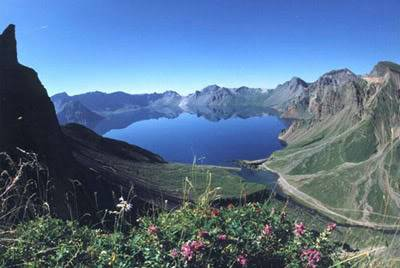
%> input picture JPEG.jpg, 400 x 268 px
$ octave Cummulative.m   (GNU Octave 9; MATLAB toolbox functions it lacks are replaced by stand-ins)
%> lines starting %> are read from the running program, lines starting %| are printed output that depends on the picture
A = imread('JPEG.jpg');
%> A is the input picture: size 268x400x3 uint8; mean R, G, B 87.4, 113.5, 142.6
imshow(A);
%%
figure;
cum = cumsum(imhist(A))
%> cum = 256 values from 30 to 321600
bar(cum,'BarWidth',1)
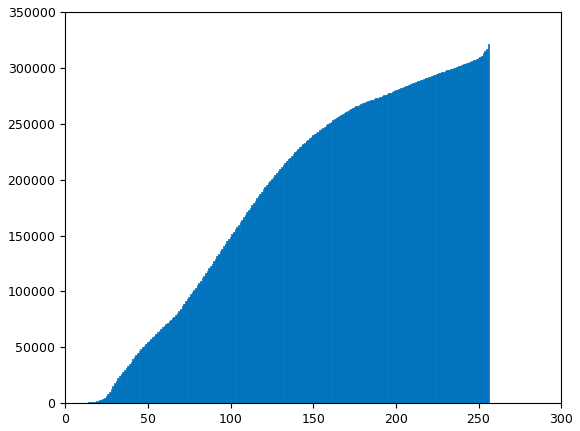
%> figure redrawn from the program's plot data; tallest bar 321600 high, from x = 255.5 to 256.5
%%
figure;
B = histeq(A,255);
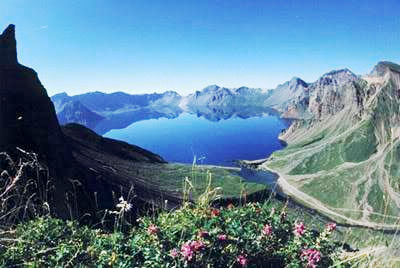
%> B: size 268x400x3 uint8; mean R, G, B 97.3, 132.1, 153.6
imshow(B);
figure;
cum2 = cumsum(imhist(B));%cumulative  histogram.
%> cum2 = 256 values from 1682 to 321600
bar(cum2,'BarWidth',1)%draw bar.
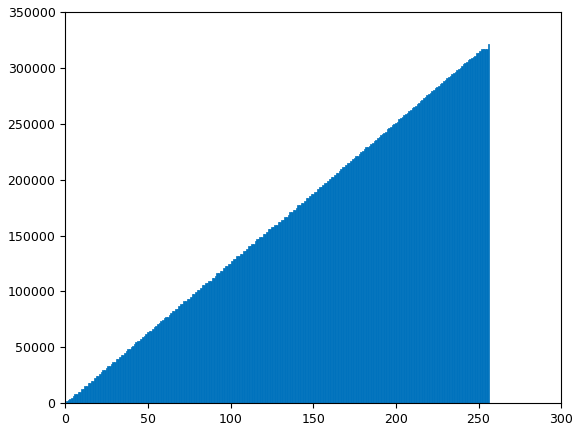
%> figure redrawn from the program's plot data; tallest bar 321600 high, from x = 255.5 to 256.5
